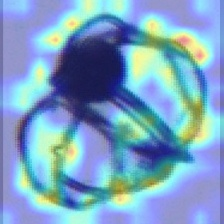
#> input picture inference_results/imagenet_SO32_repro256/vis_results/Acanthodesmia_micropora/04137_00291-06_True.jpg, 224 x 224 px; its folder holds only this picture in this run
$ python draw_gradcam_plot.py
#> lines starting #> are read from the running program, lines starting #| are printed output that depends on the picture
import os
import random
import matplotlib.pyplot as plt
from PIL import Image
from matplotlib.patches import Rectangle


def make_gradcam_gallery():
    # Path to visualization results
    VIS_FOLDER = r"./inference_results/imagenet_SO32_repro256/vis_results"

    # Derive title from parent folder name
    parent_dir = os.path.dirname(VIS_FOLDER.rstrip("/\\"))
    folder_name = os.path.basename(parent_dir)
    title = folder_name.replace("_vis_results", "").strip("_")

    # Output path for the final gallery image
    output_path = os.path.join(VIS_FOLDER, f"{title}_gradcam32.png")

    random.seed(42)  # For reproducible random selection

    # Get all class subfolders and sort them
    class_dirs = sorted([d for d in os.listdir(VIS_FOLDER)
                         if os.path.isdir(os.path.join(VIS_FOLDER, d))])

    if len(class_dirs) != 32:
        print(f"Warning: Found {len(class_dirs)} classes, expected 32.")

    # Create 4×8 grid (large figure to accommodate long class names)
    fig, axes = plt.subplots(4, 8, figsize=(48, 20))
    axes = axes.flatten()

    for idx, class_name in enumerate(class_dirs):
        class_path = os.path.join(VIS_FOLDER, class_name)
        img_files = [f for f in os.listdir(class_path)
                     if f.lower().endswith(('.png', '.jpg', '.jpeg', '.bmp', '.tiff'))]

        # If no image in this class
        if not img_files:
            axes[idx].axis('off')
            axes[idx].text(0.5, 0.5, class_name + "\n(No Image)",
                           ha='center', va='center', fontsize=12, color='red')
            continue

        # Randomly pick one image per class
        chosen = random.choice(img_files)
        img_path = os.path.join(class_path, chosen)
        img = Image.open(img_path)
#> img is the input picture: PIL image 224x224 RGB; mean R, G, B 123.7, 162.7, 195.4
        axes[idx].imshow(img)
        axes[idx].axis('off')

        # Determine border/title color based on prediction correctness
        name_lower = chosen.lower()
        if "true" in name_lower:
            border_color = "#0066ff"   # Correct prediction → blue
            title_color = "black"
        elif "false" in name_lower:
            border_color = "#ff0000"   # Wrong prediction → red
            title_color = "red"
        else:
            border_color = "gray"      # Unknown → gray
            title_color = "black"

        # Thick colored border around each subplot
        rect = Rectangle((0, 0), 1, 1, transform=axes[idx].transAxes,
                         fill=False, edgecolor=border_color, linewidth=14)
        axes[idx].add_patch(rect)
        rect.set_zorder(10)

        # Class name as bold title (auto-wraps for long names)
        axes[idx].set_title(class_name, fontsize=16, fontweight='bold',
                            color=title_color, pad=15, linespacing=1.3)

    # Main title
    plt.suptitle(title, fontsize=38, fontweight='bold', y=0.96)

    # Adjust layout to prevent overlapping labels and give space for long class names
    plt.subplots_adjust(left=0.15, right=0.85, top=0.90, bottom=0.1,
                        wspace=0.25, hspace=0.25)

    # Save high-resolution gallery
    plt.savefig(output_path, dpi=300, bbox_inches='tight', facecolor='white')
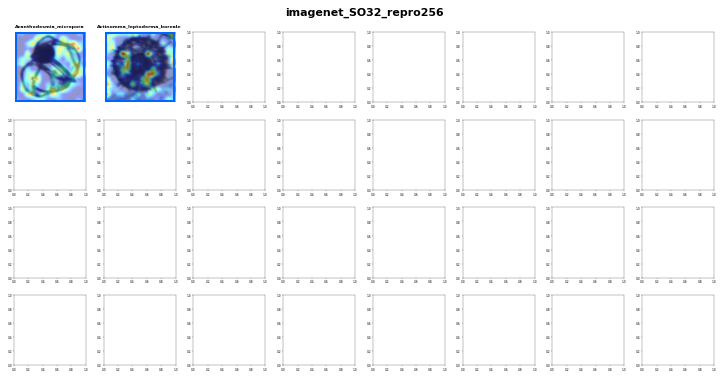
#> figure drawn by matplotlib, 2 panels
    plt.close()

    print(f"Success! GradCAM gallery saved: {output_path}")


if __name__ == "__main__":
    make_gradcam_gallery()
